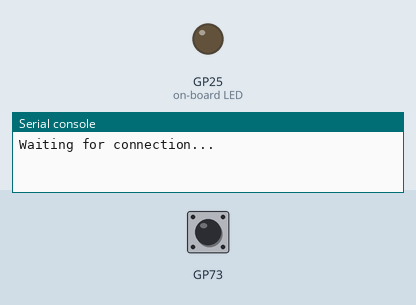
This program was run on a simulated Raspberry Pi Pico running MicroPython. On the bench: output pins drawn as LEDs (lit = HIGH), the last lines printed to the serial console. WiFi joins after 1.5 s; one TCP client connects 1 s after the port opens and stays connected.

Above: at 0.6 s.
At 2.1 s:
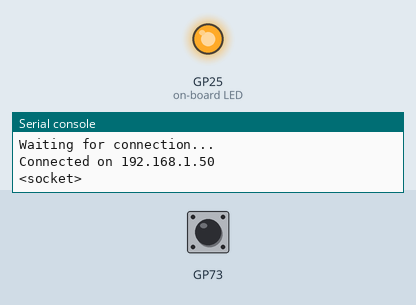
Timing chart, 0 to 3.6 s (numbered marks = the images above):
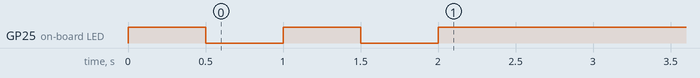

The program:

web_server_v2.py
```python
import network
import socket
from time import sleep
from picozero import pico_temp_sensor, pico_led
import machine
import rp2
import sys

ssid = 'ssid'
password = '****'

def connect():
    #Connect to WLAN
    wlan = network.WLAN(network.STA_IF)
    wlan.active(True)
    wlan.connect(ssid, password)
    while wlan.isconnected() == False:
        if rp2.bootsel_button() == 1:
            sys.exit()
        print('Waiting for connection...')
        pico_led.on()
        sleep(0.5)
        pico_led.off()
        sleep(0.5)
    ip = wlan.ifconfig()[0]
    print(f'Connected on {ip}')
    pico_led.on()
    return ip

def open_socket(ip):
    # Open a socket
    address = (ip, 80)
    connection = socket.socket()
    connection.bind(address)
    connection.listen(1)
    print(connection)
    return connection

def webpage(temperature, state):
    #Template HTML
    page = open("index.html","r")
    html = page.read()
    page.close()
    html = html.replace("{state}", state)
    html = html.replace("{temperature}", str(temperature))
    return str(html)

def serve(connection):
    #Start a web server
    state = 'ON'
    pico_led.on()
    temperature = 0
    while True:
        client = connection.accept()[0]
        request = client.recv(1024)
        request = str(request)
        try:
            request = request.split()[1]
        except IndexError:
            pass
        if request == '/lighton?':
            pico_led.on()
            state = 'ON'
        elif request =='/lightoff?':
            pico_led.off()
            state = 'OFF'
        elif request == '/close?':
            sys.exit()
        temperature = pico_temp_sensor.temp
        html = webpage(temperature, state)
        client.send(html)
        client.close()

ip = connect()
connection = open_socket(ip)
serve(connection)
```
